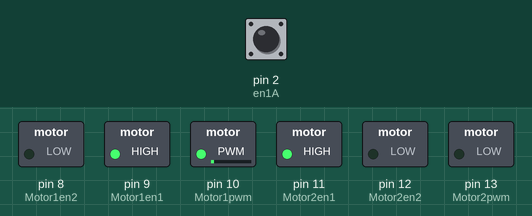
Recording of a sketch running on a simulated Arduino Uno, built with avr-gcc and run on an emulated ATmega328P. Shown: switched loads named in the sketch (green lamp = pin HIGH). Inputs (shaded band) come from the test bench; at power-on: pin 2 (en1A) HIGH. What the sketch prints to the serial monitor is not drawn.

Above: at 0.1 s.
Timing chart, 0 to 1.6 s (numbered marks = the images above):
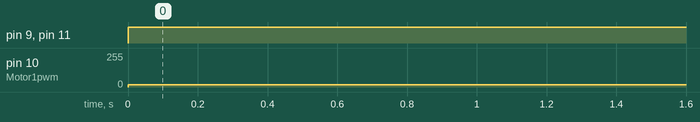

The sketch:

testingPorportionalController.ino
```cpp
#define en2A 18 // 23
#define en2B 19 // 19

#define en1A 2 // 32
#define en1B 3 // 33

#define Motor1en1 9 //14
#define Motor1en2 8 //12
#define Motor1pwm 10 //13


#define Motor2en1 11 //25
#define Motor2en2 12 //26
#define Motor2pwm 13 //27

#define encoderCounts 1000
#define GearRatio 201 //Change this number

#define Forward 1
#define Reverse -1

volatile int32_t pos1 = 0;
int32_t prevPos1 = 0;
volatile int32_t pos2 = 0;
int32_t prevPos2 = 0;
unsigned long long prevT = 0;

float kp = 0.09;
int ki = 5;

void readEncoder1(){
if(digitalRead(en1B) == LOW) pos1++;
else pos1--;
}

void readEncoder2(){
if(digitalRead(en2B) == LOW) pos2--;
else pos2++;
}

void SetMotor(int dir, int pwr){
if(dir == Forward){
digitalWrite(Motor1en1,HIGH);
digitalWrite(Motor2en1,HIGH);
digitalWrite(Motor1en2,LOW);
digitalWrite(Motor2en2,LOW);
}else if(dir == Reverse)
{
digitalWrite(Motor1en1,LOW);
digitalWrite(Motor2en1,LOW);
digitalWrite(Motor1en2,HIGH);
digitalWrite(Motor2en2,HIGH);

}
analogWrite(Motor1pwm, pwr);
analogWrite(Motor2pwm, pwr);

}

void setup() {
  // put your setup code here, to run once:

pinMode(Motor1en1, OUTPUT);
pinMode(Motor1en2, OUTPUT);
pinMode(Motor1pwm, OUTPUT);
pinMode(Motor2en1, OUTPUT);
pinMode(Motor2en2, OUTPUT);
pinMode(Motor2pwm, OUTPUT);

pinMode(en1A, INPUT_PULLUP);
pinMode(en1B, INPUT_PULLUP);
attachInterrupt(digitalPinToInterrupt(en1A) , readEncoder1, RISING);


pinMode(en2A, INPUT_PULLUP);
pinMode(en2B, INPUT_PULLUP);
attachInterrupt(digitalPinToInterrupt(en2A), readEncoder2, RISING);


Serial.begin(9600);
while(!Serial){}


}

void loop() {
  // put your main code here, to run repeatedly:
unsigned long long currT = micros();
float deltaT = ((float)(currT-prevT))/1.0e6;
float velocity1 = (pos1 - prevPos1)/deltaT;
float velocity2 = (pos2 - prevPos2)/deltaT;
float v1 = velocity1 * 60.0 / GearRatio;
float v2 = velocity2 * 60.0 / GearRatio;

prevPos1 = pos1;
prevPos2 = pos2;
prevT = currT;

// Serial.print(velocity1); //velocity in encoderticks/second
// Serial.println();
// Serial.print(velocity2);
// Serial.println();
// float vavg = (v1+v2)/2;

float vtarget = -200;
float error = vtarget - v2;  //Error of Right Motor
// float error = vtarget - v1;

  float controlsignal = kp*error;

int dir = Reverse;
if(controlsignal<0){
  dir = Forward;
}
int pwr = (int)fabs(controlsignal);
if(pwr > 255) pwr = 255;
SetMotor(dir, pwr);


Serial.println(v1);     //velocity in rpm
Serial.print(",");
Serial.println(vtarget);
// Serial.print(v2);
// Serial.println();
}
```

Measured:
- by itself, pin 9 (Motor1en1), pin 11 (Motor2en1): LOW → HIGH at 0.00 s
- by itself, pin 10 (Motor1pwm): 0/255 → 18/255 at 0.00 s
